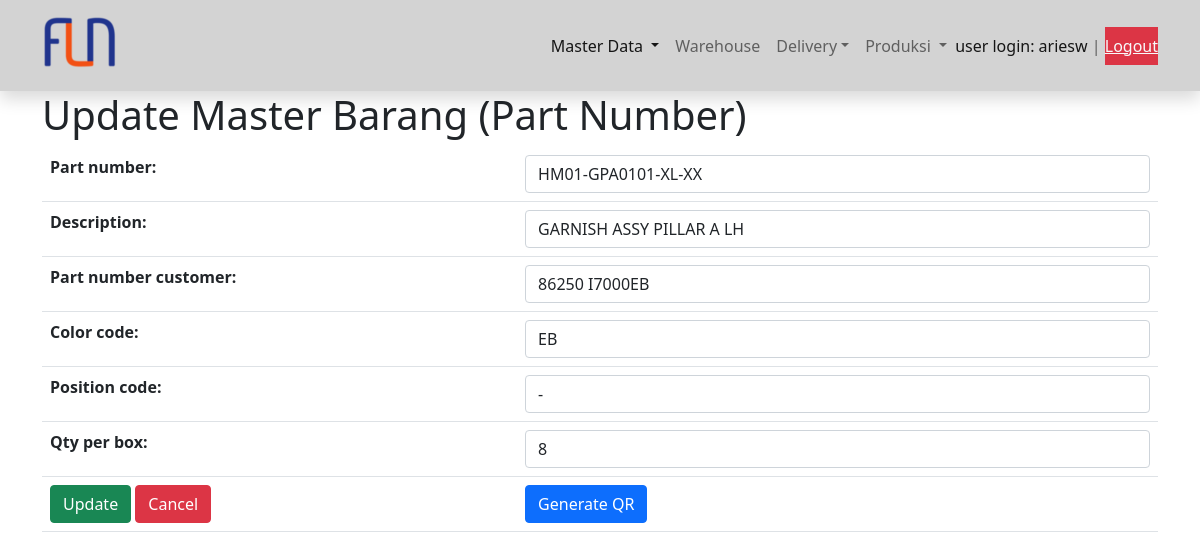
Page /edit_master_barang/22 (signed in) on the earlier database version.
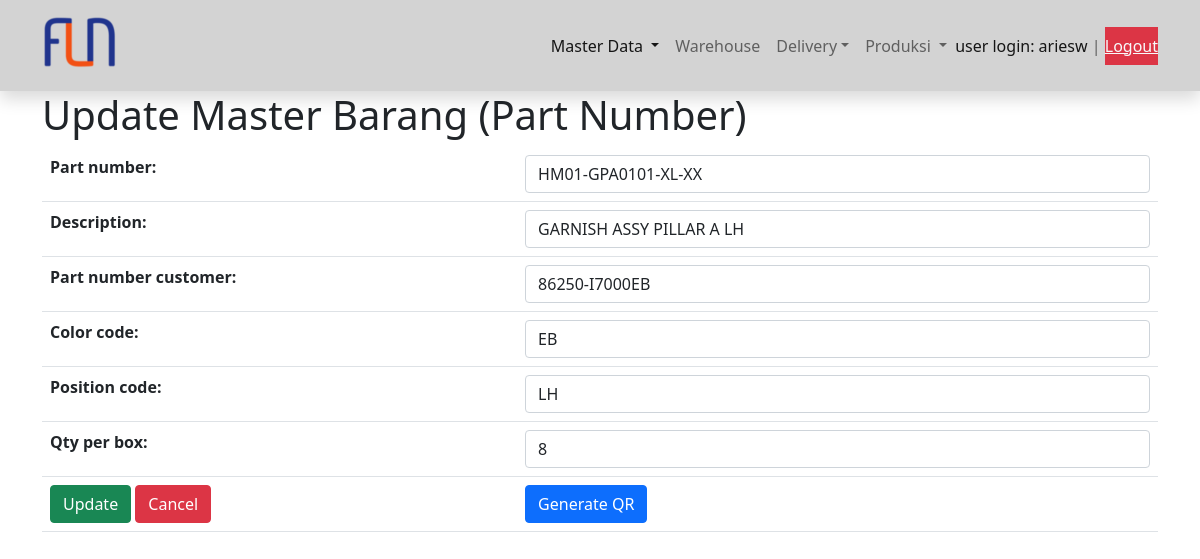
Same page on the later database version.
### scanner/models.py (models this page shows, shortened)
class Barang(models.Model):
    part_number = models.CharField(max_length=18, unique=True)
    description = models.CharField(max_length=32)
    part_number_customer =  models.CharField(max_length=18, unique=True)
    barcode = models.TextField(unique=True)
    color_code = models.CharField(max_length=3, blank=True, null=True)
    position_code = models.CharField(max_length=6, blank=True, null=True)
    qty_per_box = models.IntegerField(null=True)

### scanner/views.py (the view)
# urls.py: path('edit_master_barang/<int:pk>', views.UpdateMasterBarang.as_view(), name='edit_master_barang'),
class UpdateMasterBarang(LoginRequiredMixin, UpdateView):
    model = Barang
    template_name = 'barang_updateview.html'
    form_class = FormMasterBarangUpdate

### scanner/forms.py
class FormMasterBarangUpdate(ModelForm):
    class Meta:
        model = Barang
        fields = '__all__'
        labels = {'barcode':'QR Code File'}
        widgets = {
            'part_number': forms.TextInput({'class':'form-control'}),
            'description': forms.TextInput({'class':'form-control'}),
            'part_number_customer': forms.TextInput({'class':'form-control'}),
            'barcode': forms.HiddenInput({'class':'form-control', 'hidden':'true'}),
            'color_code': forms.TextInput({'class':'form-control'}),
            'position_code': forms.TextInput({'class':'form-control'}),
            'qty_per_box': forms.TextInput({'class':'form-control'}),
        }

### templates/barang_updateview.html (shortened to what this page needs)
{% extends 'base.html' %}
{% block content %}
<div class="container">
    <h1>Update Master Barang (Part Number)</h1>
    <form action="" method="post">{% csrf_token %}
        <table class="table">
            {{ form.as_table }}
            <tr>
                <td>
                    <button type="submit" class="btn btn-success">Update</button>
                    <a href="{% url 'list_barang' %}"  class="btn btn-danger">Cancel</a>
                </td>
                <td id="genQR">
                    <a href="#" id="buttonQR" class="btn btn-primary" onclick="tampilkanQR()">Generate QR</a>
                </td>
            </tr>
        </table>
    </form>
</div>
{% endblock content %}

Differences in the rows shown:
changed Barang "HM01-GPA0101-XL-XX": part_number_customer "86250 I7000EB" → "86250-I7000EB"; position_code "-" → "LH"
